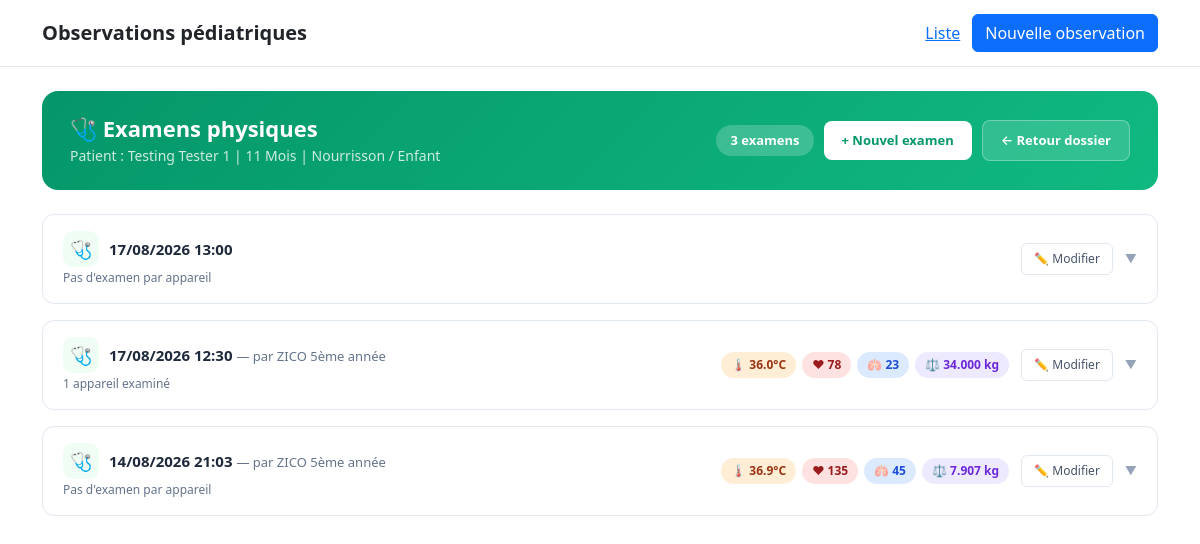
The page /observations/1/examens-physiques/ on the database as committed earlier.
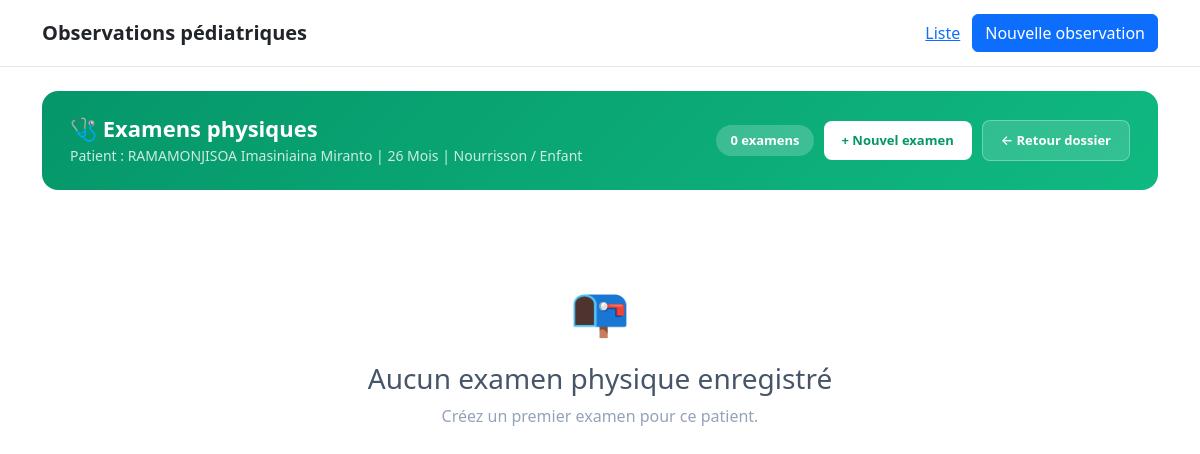
The same page on the database as committed later.
### patient/models.py (models this page shows, shortened)
class ObservationMedicale(models.Model):
    type_observation = models.CharField(
        max_length=10,
        choices=C.TYPE_OBSERVATION_CHOICES,
        verbose_name="Type d'observation",
    )
    nom = models.CharField(
        max_length=255,
        verbose_name="Nom",
    )
    prenoms = models.CharField(
        max_length=255, blank=True, null=True,
        verbose_name="Prénom(s)",
    )
    sexe = models.CharField(
        max_length=1,
        choices=C.SEXE_CHOICES,
        verbose_name="Sexe",
    )
    age_valeur = models.PositiveIntegerField(
        verbose_name="Âge",
    )
    age_unite = models.CharField(
        max_length=10,
        choices=C.AGE_UNITE_CHOICES,
        verbose_name="Unité d'âge",
    )
    date_naissance = models.DateField(
        null=True,
        blank=True,
        verbose_name="Date de naissance",
    )
    adresse = models.TextField(
        null=True,
        blank=True,
        verbose_name="Adresse",
    )
    telephone = models.CharField(
        max_length=50,
        null=True,
        blank=True,
        verbose_name="Contact",
    )
    lit = models.CharField(
        max_length=30,
        null=True,
        blank=True,
        verbose_name="Lit n°",
    )
    date_admission = models.DateField(
        null=True,
        blank=True,
        verbose_name="Date d'entrée / admission",
    )
    motif_admission = models.TextField(
        null=True,
        blank=True,
        verbose_name="Motif d'entrée / admission",
    )
    diagnostic_retenu = models.TextField(
        null=True,
        blank=True,
        verbose_name="Diagnostic retenu",
    )
    created_at = models.DateTimeField(auto_now_add=True)
    updated_at = models.DateTimeField(auto_now=True)
    class Meta:
        verbose_name = "Observation médicale"
        verbose_name_plural = "Observations médicales"
        ordering = ["-created_at"]
    @property
    def age_display(self):
        return f"{self.age_valeur} {self.get_age_unite_display()}"

class ExamenPhysique(models.Model):
    observation = models.ForeignKey(
        ObservationMedicale,
        on_delete=models.CASCADE,
        related_name="examens_physiques",
        verbose_name="Observation",
    )
    date_heure = models.DateTimeField(
        default=timezone.now,
        db_index=True,
        verbose_name="Date et heure de l'examen",
    )
    examine_par = models.CharField(
        max_length=120,
        null=True,
        blank=True,
        verbose_name="Examiné par",
    )
    poids_kg = models.DecimalField(
        max_digits=5,
        decimal_places=3,
        null=True,
        blank=True,
        verbose_name="Poids (kg)",
    )
    temperature_c = models.DecimalField(
        max_digits=4,
        decimal_places=1,
        null=True,
        blank=True,
        verbose_name="Température (°C)",
    )
    frequence_respiratoire = models.PositiveSmallIntegerField(
        null=True,
        blank=True,
        verbose_name="Fréquence respiratoire (cpm)",
    )
    frequence_cardiaque = models.PositiveSmallIntegerField(
        null=True,
        blank=True,
        verbose_name="Fréquence cardiaque (bpm)",
    )
    tension_arterielle = models.CharField(
        max_length=30,
        null=True,
        blank=True,
        verbose_name="Tension artérielle mmHg",
        help_text="Exemple : 100/60",
    )
    saturation_oxygene = models.PositiveSmallIntegerField(
        null=True,
        blank=True,
        verbose_name="SpO₂ (%)",
    )
    glycelie = models.PositiveSmallIntegerField(
        null=True,
        blank=True,
        verbose_name="Glycémie capillaire (g/l)",
    )
    signes_generaux = models.JSONField(
        default=list,
        blank=True,
        verbose_name="Signes généraux",
        help_text="Liste de codes : asthenie, fievre, amaigrissement, anorexie, sueur profuse",
    )
    signes_fonctionnels = models.JSONField(
        default=list,
        blank=True,
        verbose_name="Signes fonctionnels",
        help_text="Liste de codes : dyspnee, toux, douleur, vomissements, diarrhee, etc.",
    )
    donnees_appareils = models.JSONField(
        default=dict,
        blank=True,
        verbose_name="Examen par appareil",
        help_text=(
            "Structure JSON prévue pour recevoir les examens par appareil : "
            "pleuropulmonaire, cardiovasculaire, digestif, neurologique, ORL, "
            "cutaneomuqueux, genitaux, osteoarticulaire."
        ),
    )
    exceptions = models.TextField(
        null=True,
        blank=True,
        verbose_name="Exceptions / Imprévus",
    )
    conclusion = models.TextField(
        null=True,
        blank=True,
        verbose_name="Conclusion",
    )
    created_at = models.DateTimeField(auto_now_add=True)
    updated_at = models.DateTimeField(auto_now=True)
    class Meta:
        verbose_name = "Examen physique de suivi"
        verbose_name_plural = "Examens physiques de suivi"
        ordering = ["-date_heure"]
        indexes = [
            models.Index(fields=["observation", "-date_heure"]),
        ]

### patient/views.py (the view)
@require_GET
def examen_physique_list(request, observation_pk):
    observation = get_object_or_404(ObservationMedicale, pk=observation_pk)
    examens = observation.examens_physiques.all().order_by("-date_heure")
    examens_formatted = []
    for examen in examens:
        examen_data = {
            "instance": examen,
            "appareils": [],
            "has_details": False,
        }
        donnees_appareils = examen.donnees_appareils or {}
        appareils_list = [
            ("pleuropulmonaire", "Appareil Pleuropulmonaire", "🫁"),
            ("cardiovasculaire", "Appareil Cardiovasculaire", "❤️"),
            ("digestif", "Appareil Digestif", "🫃"),
            ("neurologique", "Appareil Neurologique", "🧠"),
            ("orl", "Sphère ORL (Tête et Cou)", "👂"),
            ("cutaneomuqueux", "Revêtement Cutanéomuqueux", "🖐"),
            ("genitaux", "Appareils Génitaux", "⚧"),
            ("osteoarticulaire", "Appareil Ostéo-Articulaire", "🦴"),
        ]
        for appareil_key, appareil_title, appareil_icon in appareils_list:
            data = donnees_appareils.get(appareil_key, {})
            if data and isinstance(data, dict):
                lines = format_exam_data(data)
                if lines:
                    categories = []
                    current_category = None
                    current_lines = []
                    for line in lines:
                        if line.startswith("▸") or line.startswith("Chez"):
                            if current_category and current_lines:
                                categories.append({
                                    "title": current_category,
                                    "lines": current_lines,
                                })
                            current_category = line
                            current_lines = []
                        else:
                            current_lines.append(line)
                    if current_category and current_lines:
                        categories.append({
                            "title": current_category,
                            "lines": current_lines,
                        })
                    if not categories and lines:
                        categories.append({
                            "title": "",
                            "lines": lines,
                        })
                    examen_data["appareils"].append({
                        "key": appareil_key,
                        "title": appareil_title,
                        "icon": appareil_icon,
                        "categories": categories,
                    })
                    examen_data["has_details"] = True
        examens_formatted.append(examen_data)
    context = {
        "observation": observation,
        "examens_formatted": examens_formatted,
        "examens_count": examens.count(),
    }
    return render(request, "patient/examen_physique_list.html", context)

### patient/services/docx_generator.py (called while the page is built)
def is_empty(value):
    if value is None:
        return True
    if isinstance(value, str) and not value.strip():
        return True
    if isinstance(value, (list, tuple, set)) and not value:
        return True
    if isinstance(value, dict) and not value:
        return True
    return False

def _strip_key(key):
    if isinstance(key, str):
        return key.strip()
    return key

def _get_value(d, key):
    if not isinstance(d, dict):
        return None
    if key in d:
        return d[key]
    for k, v in d.items():
        if _strip_key(k) == key:
            return v
    return None

def _iter_dict_items(d):
    if not isinstance(d, dict):
        return []
    return [(_strip_key(k), v) for k, v in d.items()]

def humanize_key(key):
    key = _strip_key(key)
    if key in KEY_LABELS:
        return KEY_LABELS[key]
    return key.replace("_", " ").capitalize()

### patient/templates/patient/examen_physique_list.html (shortened to what the changed rows need)
{% extends "patient/base.html" %}
{% block content %}
<div class="exam-list-header">
    <div>
        <h1>🩺 Examens physiques</h1>
        <div class="subtitle">
            Patient : {{ observation.nom }} {{ observation.prenoms }}
            | {{ observation.age_display }}
            | {{ observation.get_type_observation_display }}
        </div>
    </div>
    <div style="display:flex; gap:10px; align-items:center;">
        <span style="background:rgba(255,255,255,0.2); padding:6px 14px; border-radius:20px; font-size:13px; font-weight:600;">
            {{ examens_count }} examen{{ examens_count|pluralize }}
        </span>
        <a href="{% url 'patient:examen_physique_create' observation.pk %}"
           style="background:#fff; color:#059669; padding:10px 18px; border-radius:8px; text-decoration:none; font-weight:700; font-size:13px;">
            + Nouvel examen
        </a>
        <a href="{% url 'patient:observation_detail' observation.pk %}"
           style="background:rgba(255,255,255,0.15); color:#fff; border:1px solid rgba(255,255,255,0.3); padding:10px 18px; border-radius:8px; text-decoration:none; font-weight:600; font-size:13px;">
            ← Retour dossier
        </a>
    </div>
</div>
{% if examens_formatted %}
    {% for examen_data in examens_formatted %}
        {% with examen=examen_data.instance %}
            <div class="exam-card" id="exam-card-{{ examen.pk }}">
                <div class="exam-card-header" onclick="toggleExamCard({{ examen.pk }})">
                    <div>
                        <div class="exam-date">
                            <div class="exam-icon">🩺</div>
                            <div>
                                {{ examen.date_heure|date:"d/m/Y H:i" }}
                                {% if examen.examine_par %}
                                    <span style="font-weight:400; color:#64748b; font-size:13px;">
                                        — par {{ examen.examine_par }}
                                    </span>
                                {% endif %}
                            </div>
                        </div>
                        <div class="exam-meta">
                            {% if examen_data.has_details %}
                                {{ examen_data.appareils|length }} appareil{{ examen_data.appareils|length|pluralize }} examiné{{ examen_data.appareils|length|pluralize }}
                            {% else %}
                                Pas d'examen par appareil
                            {% endif %}
                        </div>
                    </div>
                    <div style="display:flex; align-items:center;">
                        <div class="vitals-badges">
                            {% if examen.temperature_c %}
                                <span class="vital-badge temp">🌡 {{ examen.temperature_c }}°C</span>
                            {% endif %}
                            {% if examen.frequence_cardiaque %}
                                <span class="vital-badge fc">❤ {{ examen.frequence_cardiaque }}</span>
                            {% endif %}
                            {% if examen.frequence_respiratoire %}
                                <span class="vital-badge fr">🫁 {{ examen.frequence_respiratoire }}</span>
                            {% endif %}
                            {% if examen.poids_kg %}
                                <span class="vital-badge poids">⚖ {{ examen.poids_kg }} kg</span>
                            {% endif %}
                        </div>
                        <a href="{% url 'patient:examen_physique_update' examen.pk %}"
                           onclick="event.stopPropagation();"
                           style="margin-left:12px; padding:6px 12px; border-radius:6px; border:1px solid #e2e8f0; background:#fff; font-size:12px; text-decoration:none; color:#475569;">
                            ✏️ Modifier
                        </a>
                        <span class="toggle-arrow">▼</span>
                    </div>
                </div>
            </div>
        {% endwith %}
    {% endfor %}
{% else %}
    <div class="empty-state">
        <div class="empty-icon">📭</div>
        <h3>Aucun examen physique enregistré</h3>
        <p>Créez un premier examen pour ce patient.</p>
    </div>
{% endif %}
{% endblock %}

Rows that differ between the two databases and show on the page:
removed ExamenPhysique: instance.date_heure "17/08/2026 13:00", shows "Pas d'examen par appareil"
removed ExamenPhysique: instance.date_heure "17/08/2026 12:30", instance.examine_par "ZICO 5ème année", appareils|length "1", instance.temperature_c "36.0", instance.frequence_cardiaque "78", instance.frequence_respiratoire "23", instance.poids_kg "34.000"
removed ExamenPhysique: instance.date_heure "14/08/2026 21:03", instance.examine_par "ZICO 5ème année", shows "Pas d'examen par appareil", instance.temperature_c "36.9", instance.frequence_cardiaque "135", instance.frequence_respiratoire "45", instance.poids_kg "7.907"
changed ObservationMedicale "Nourrisson / Enfant": nom "Testing" → "RAMAMONJISOA"; prenoms "Tester 1" → "Imasiniaina Miranto"; age_display "11 Mois" → "26 Mois"
Other text that changed with them:
{{ examens_count }}: "3" → "0"
text now shown: "📭 Aucun examen physique enregistré Créez un premier examen pour ce patient."
